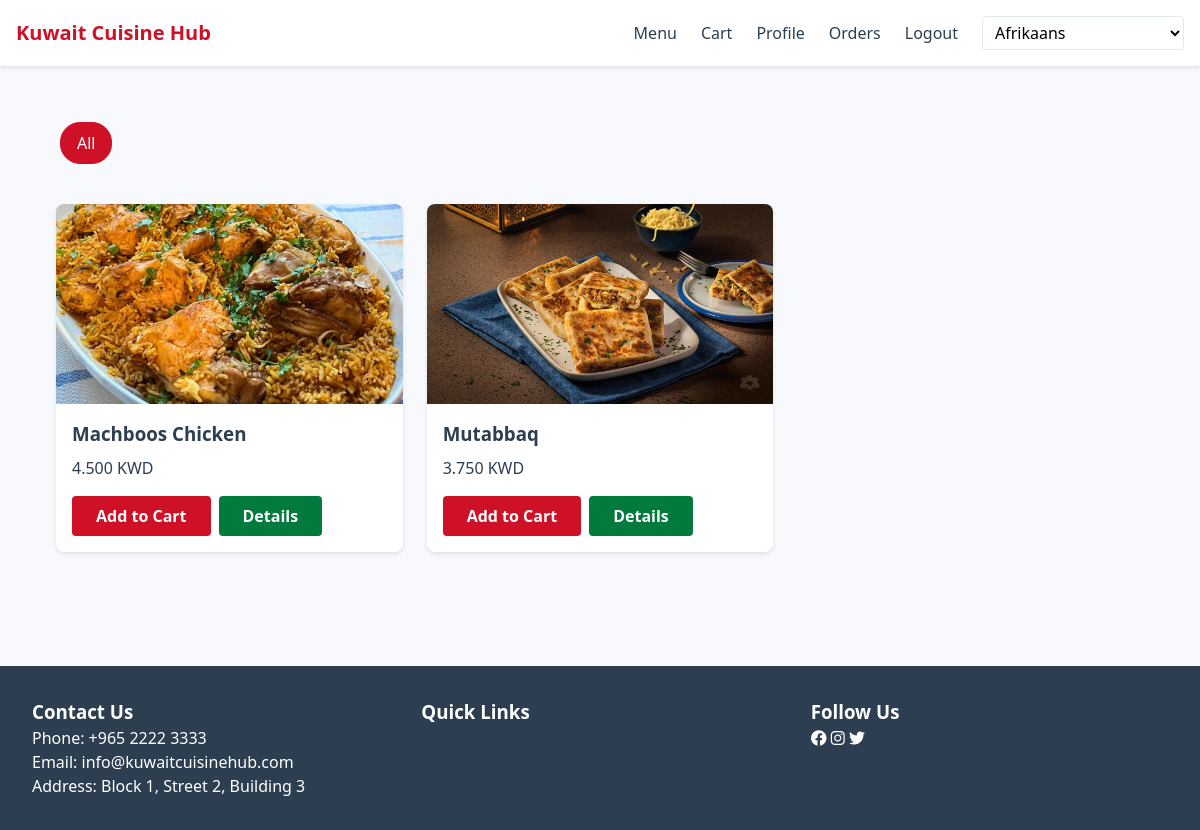
Page /menu/category/main-course/ (signed in) on the committed database.
### menu/models.py (models this page shows, shortened)
class FoodItem(models.Model):
    SPICE_LEVELS = [
        (1, _("Mild")),
        (2, _("Medium")),
        (3, _("Hot")),
        (4, _("Extra Hot")),
    ]
    category = models.ForeignKey(
        Category,
        on_delete=models.CASCADE,
        related_name='items'
    )
    name_en = models.CharField(_("Name (English)"), max_length=200)
    name_ar = models.CharField(_("Name (Arabic)"), max_length=200)
    description_en = models.TextField(_("Description (English)"))
    description_ar = models.TextField(_("Description (Arabic)"))
    price = models.DecimalField(max_digits=6, decimal_places=3)  # Kuwait uses 3 decimal places
    image = models.ImageField(upload_to='menu_items/')
    spice_level = models.IntegerField(choices=SPICE_LEVELS, default=1)
    is_available = models.BooleanField(default=True)
    is_vegetarian = models.BooleanField(default=False)
    is_gluten_free = models.BooleanField(default=False)
    created_at = models.DateTimeField(auto_now_add=True)
    updated_at = models.DateTimeField(auto_now=True)

### menu/views.py (the view)
# urls.py: path('menu/category/<slug:category_slug>/', views.CategoryMenuView.as_view(), name='category'),
class CategoryMenuView(ListView):
    model = FoodItem
    template_name = 'menu/list.html'
    context_object_name = 'food_items'
    def get_queryset(self):
        return FoodItem.objects.filter(
            category__slug=self.kwargs['category_slug'],
            is_available=True
        )

### menu/templates/menu/list.html (shortened to what this page needs)
{% extends "base.html" %}
{% load i18n static %}
{% block content %}
<div class="menu-container">
    <div class="category-filter">
        <button class="filter-btn {% if not request.GET.category %}active{% endif %}" data-category="all">
            {% trans "All" %}
        </button>
    </div>
<div class="menu-grid">
   {% for item in food_items %}
   <div class="menu-item" data-category="{{ item.category.slug }}">
       <img src="{{ item.image.url }}" alt="{{ item.name_en }}" class="menu-item-image">
       <div class="menu-item-details">
           <h3>{% if LANGUAGE_CODE == 'ar' %}{{ item.name_ar }}{% else %}{{ item.name_en }}{% endif %}</h3>
           <div class="menu-item-meta">
               <span class="price">{{ item.price }} {% trans "KWD" %}</span>
           </div>
           <div class="menu-item-actions">
               <button class="btn btn-primary add-to-cart-btn" data-item-id="{{ item.id }}">
                   {% trans "Add to Cart" %}
               </button>
               <a href="{% url 'menu:detail' item.id %}" class="btn btn-secondary">{% trans "Details" %}</a>
           </div>
       </div>
   </div>
   {% endfor %}
</div>
</div>
{% endblock %}

### templates/base.html (style rules this page uses)
:root { --primary-color: #CE1126; --secondary-color: #007A3D; --accent-color: #B8985D; --text-color: #2C3E50; --light-bg: #F7F9FC; --border-color: #E2E8F0; --font-sm: 0.875rem; --font-base: 1rem; --font-lg: 1.125rem; --font-xl: 1.25rem; --spacing-xs: 0.25rem; --spacing-sm: 0.5rem; --spacing-md: 1rem; --spacing-lg: 1.5rem; --spacing-xl: 2rem; }
body { font-family: system-ui, -apple-system, BlinkMacSystemFont, 'Segoe UI', Roboto, Oxygen, Ubuntu, Cantarell, sans-serif; color: var(--text-color); line-height: 1.5; background-color: var(--light-bg); }
.btn { display: inline-block; padding: var(--spacing-sm) var(--spacing-lg); border-radius: 4px; font-weight: 600; text-decoration: none; cursor: pointer; transition: all 0.3s ease; }
.btn-primary { background-color: var(--primary-color); color: white; border: none; }
.btn-secondary { background-color: var(--secondary-color); color: white; border: none; }

### menu/templates/menu/list.html (style rules this page uses)
.menu-item-actions { display: flex; gap: 0.5rem; }
.filter-btn { padding: 8px 16px; margin: 0 4px; border: 1px solid var(--border-color); border-radius: 20px; background: white; cursor: pointer; transition: all 0.3s ease; }
.menu-container { padding: var(--spacing-lg); }
.category-filter { display: flex; gap: var(--spacing-sm); overflow-x: auto; padding-bottom: var(--spacing-md); margin-bottom: var(--spacing-lg); }
.filter-btn { padding: var(--spacing-sm) var(--spacing-md); border: 1px solid var(--border-color); border-radius: 20px; background: white; cursor: pointer; white-space: nowrap; }
.filter-btn.active { background: var(--primary-color); color: white; border-color: var(--primary-color); }
.menu-grid { display: grid; grid-template-columns: repeat(auto-fill, minmax(300px, 1fr)); gap: var(--spacing-lg); }
.menu-item { background: white; border-radius: 8px; overflow: hidden; box-shadow: 0 2px 4px rgba(0,0,0,0.1); transition: transform 0.3s ease; }
.menu-item-image { width: 100%; height: 200px; object-fit: cover; }
.menu-item-details { padding: var(--spacing-md); }
.menu-item-meta { display: flex; align-items: center; gap: var(--spacing-sm); margin: var(--spacing-sm) 0; }
.menu-item-actions { display: flex; gap: var(--spacing-sm); margin-top: var(--spacing-md); }

### rows in the picture
FoodItem: image (picture), name_en "Machboos Chicken", price "4.500"
FoodItem: image (picture), name_en "Mutabbaq", price "3.750"

### other values in the picture
form field language "Afrikaans"
